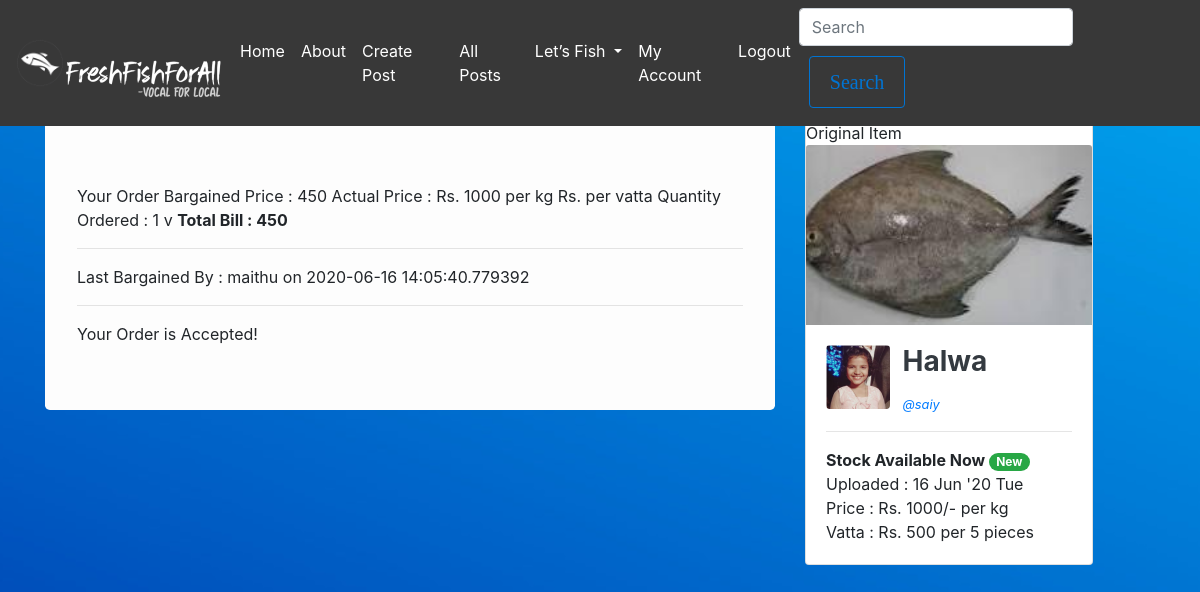
Before: /order?order=1 (signed in) with the older database file.
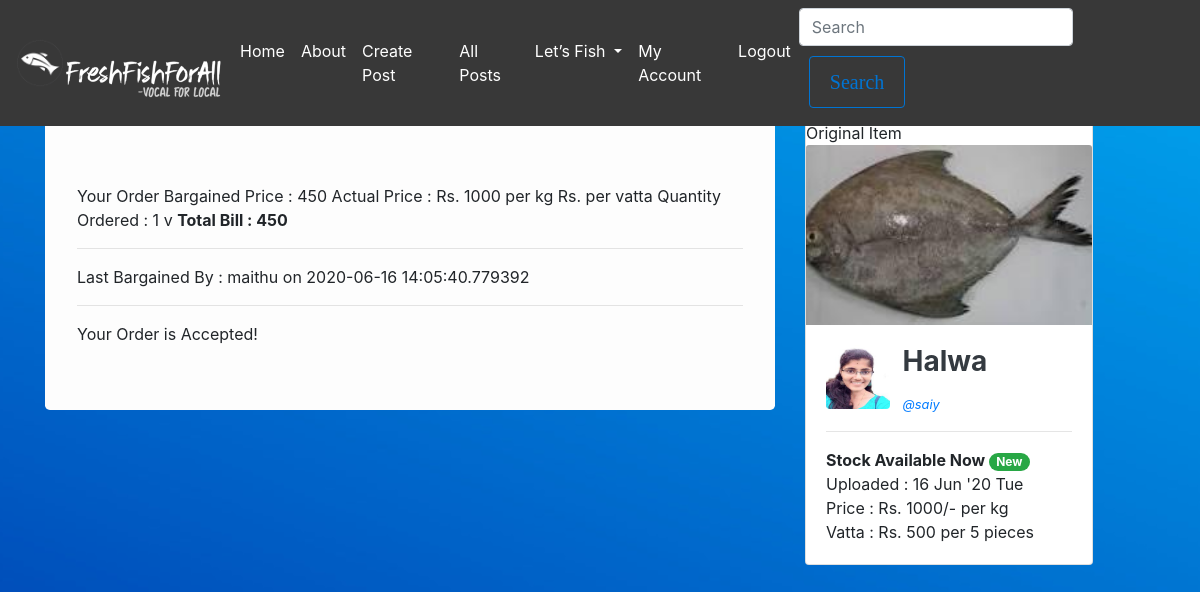
After: the same page with the newer database file.
### flaskblog/models.py (models this page shows, shortened)
class User(db.Model, UserMixin):
    id            = db.Column(db.Integer, primary_key = True)
    username      = db.Column(db.String(20), unique=True, nullable=False)
    fullname      = db.Column(db.String(60))
    email         = db.Column(db.String(20), unique=True)
    address       = db.Column(db.String(120))
    image_file    = db.Column(db.String(20), nullable=False, default='default.jpg')
    password      = db.Column(db.String(60), nullable=False)
    points        = db.Column(db.Integer)
    posts         = db.relationship('Post', backref='post_author', lazy=True)
    fishes        = db.relationship('Fish', backref='fish_seller', lazy='dynamic')
    mycarousel    = db.relationship('Mycarousel', backref='author', lazy='dynamic')
    followed = db.relationship(
        'User', secondary=followers,
        primaryjoin=(followers.c.follower_id == id),
        secondaryjoin=(followers.c.followed_id == id),
        backref=db.backref('followers', lazy='dynamic'), lazy='dynamic')

### flaskblog/fish/routes.py (the view, shortened to what this page needs)
@fishes.route("/order", methods=['GET', 'POST'])
@login_required
def order():
    order  = Order.query.filter_by(id=request.args.get('order')).first()
    fish   = order.fishes[0]
    form   = BargainForm()
    accept = AcceptForm()
    if order.is_valid:
        bill = order.bargained_price*order.quantity
    return render_template("myorder.html", order=order, d=fish, bill=bill, form=form, accept=accept)

### flaskblog/fish/forms.py
class BargainForm(FlaskForm):
    price  = IntegerField('Your Bargain Price',validators=[DataRequired()])
    submit = SubmitField('Bargain More')

class AcceptForm(FlaskForm):
    submit = SubmitField('Accept Order')

### flaskblog/models.py (called while the page is built)
@login_manager.user_loader
def load_user(user_id):
    return User.query.get(int(user_id))

### flaskblog/templates/myorder.html (shortened to what this page needs)
{% extends "layout.html" %}
{% block content %}
<br><br>
<div class="container">
    <div class="row">
        <div class="col-lg-8" >
            <div class="jumbotron bg">
                Your Order
                Bargained Price  : {{ order.bargained_price }}
                Actual Price     : Rs. {{ d.price }} per {{ d.unit }}
                Rs. {{ price_vatta }} per vatta
                Quantity Ordered : {{ order.quantity }} {{ order.unit }}
             <b>Total Bill       : {{ bill }}</b>
             <hr>
             Last Bargained By : {{ order.last_modified_by }} on {{ order.last_modified_on }}
             <hr>
              {% if order.is_valid == False %}
             <form method="POST" action="{{ url_for('fishes.accept', order=order.id) }}">
                {{ accept.hidden_tag() }}
                <fieldset class="form-group">
                        <div class="form-groupcol-lg-6" >
                            {{ accept.submit(class="btn btn-outline-primary btn-block")}}
                        </div>
                    </div>
                </fieldset>
             {% else %}
                Your Order is Accepted!
             {% endif %}
            </div>
        </div>
        <div class="col-lg-4" >
            <div class="card" style="width: 18rem;">
                Original Item
                <img class="card-img-top img-fluid" src="{{ url_for('static', filename='fish_pics/' + d.image_file) }}" alt="Card image cap" >
                <div class="card-body">
                    <div style="display:inline-block; vertical-align:top " >
                     <img src="{{ url_for('static', filename='profile_pics/' + d.fish_seller.image_file) }}" alt="64x64" class="mr-2 rounded" style="width: 64px; height: 64px;" data-holder-rendered="true">
                </div>
                <div style="display:inline-block">
                    <h3><strong class="d-block text-dark card-title">{{ d.name }}</strong></h3>
                <a href="{{ url_for('users.user_popup', username=d.fish_seller.username)}}"><small><i>@{{ d.fish_seller.username }}</i></small></a>
                </div>
              <hr>
              {% if d.isAvailable %}
                    <b>Stock Available Now <a href="#" class="badge badge-pill badge-success"> New</a></b> <br>
              {% else %}
                  <br>
              {% endif %}
              Uploaded : {{d.upload_date.strftime("%d") }} {{d.upload_date.strftime("%b") }} '{{ d.upload_date.strftime("%y")}} {{ d.upload_date.strftime("%a")}} <br>
              Price    : Rs. {{ d.price }}/- per {{ d.unit }} <br>
              Vatta    : Rs. {{d.price_vatta}} per {{d.pc_vatta}} pieces
            </div>
        </div>
    </div>
</div>
{% endblock content %}

Changed rows visible on the page:
changed User "saiy": image_file: a different picture
